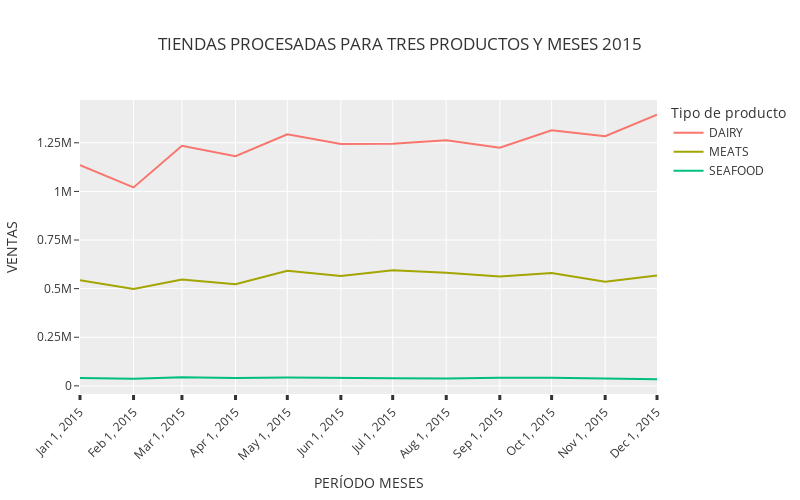

Write notebook code for a chart like this one.
### Code cell
import pandas as pd
import matplotlib.pyplot as plt
import numpy as np


df = pd.read_csv("../../../data/tiendas_procesado.csv", index_col="fecha")
df

plt.style.use("ggplot")
ax = df.plot.line(
    figsize=(10, 5), title="Tiendas Procesadas por 3 tipos de producto y meses 2015"
)

ticks_positions = np.arange(0, len(df))

ax.set_xticks(ticks_positions)
ax.set_xticklabels(df.index.values, rotation=45)

ax.set_xlabel("Período", loc="left")

ax.set_ylabel("Ventas (en millones de dólares)", loc="bottom")

import seaborn as sns

plt.figure(figsize=(10, 5))

plt.title("Tiendas Procesadas por tipos de producto y meses 2015")
plt.xlabel("Período")
plt.ylabel("Ventas (en millones de dólares)")

""" fig, pltax = plt.subplots()
print(pltax) """

sns.set_style("ticks")
sns.set_theme("paper")


bx = sns.lineplot(data=df)
bx.set(
    xlabel="Período meses",
    ylabel="Ventas productos (en millones de dólares)",
    title="Tiendas Procesadas para tres productos y meses 2015",
)

import plotly.express as px

fig = px.line(
    df,
    width=800,
    height=500,
    template="ggplot2",
    title="Tiendas Procesadas para tres productos y meses 2015",
    labels={
        "fecha": "Período meses",
        "value": "Ventas productos (en millones de $)",
        "variable": "Tipo de producto",
    },
)

fig.update_xaxes(tickangle=-45, tickvals=df.index.values, tickwidth=3, tickmode="array")

fig.update_yaxes(nticks=5, dtick=250000)

fig.update_layout(
    xaxis_title="PERÍODO MESES",
    yaxis_title="VENTAS",
    title="TIENDAS PROCESADAS PARA TRES PRODUCTOS Y MESES 2015",
    xaxis_tickangle=-45,
)

fig.show()

### Figure 1 — Plotly figure (JSON) as saved in the notebook; plotly's stock layout.template omitted (floating-point values rounded to 4 significant figures)
{"data": [{"hovertemplate": "Tipo de producto=DAIRY<br>Período meses=%{x}<br>Ventas productos (en millones de $)=%{y}<extra></extra>", "legendgroup": "DAIRY", "line": {"color": "#F8766D", "dash": "solid"}, "marker": {"symbol": "circle"}, "mode": "lines", "name": "DAIRY", "orientation": "v", "showlegend": true, "x": ["2015-01", "2015-02", "2015-03", "2015-04", "2015-05", "2015-06", "2015-07", "2015-08", "2015-09", "2015-10", "2015-11", "2015-12"], "xaxis": "x", "y": [1134521, 1020747, 1234851, 1181180, 1293308, 1243588, 1244815, 1263428, 1224619, 1314827, 1283672, 1394582], "yaxis": "y", "type": "scatter"}, {"hovertemplate": "Tipo de producto=MEATS<br>Período meses=%{x}<br>Ventas productos (en millones de $)=%{y}<extra></extra>", "legendgroup": "MEATS", "line": {"color": "#A3A500", "dash": "solid"}, "marker": {"symbol": "circle"}, "mode": "lines", "name": "MEATS", "orientation": "v", "showlegend": true, "x": ["2015-01", "2015-02", "2015-03", "2015-04", "2015-05", "2015-06", "2015-07", "2015-08", "2015-09", "2015-10", "2015-11", "2015-12"], "xaxis": "x", "y": [543100.0, 498700.0, 546500.0, 522300.0, 591700.0, 565000.0, 594900.0, 581200.0, 562700.0, 580800.0, 535900.0, 567400.0], "yaxis": "y", "type": "scatter"}, {"hovertemplate": "Tipo de producto=SEAFOOD<br>Período meses=%{x}<br>Ventas productos (en millones de $)=%{y}<extra></extra>", "legendgroup": "SEAFOOD", "line": {"color": "#00BF7D", "dash": "solid"}, "marker": {"symbol": "circle"}, "mode": "lines", "name": "SEAFOOD", "orientation": "v", "showlegend": true, "x": ["2015-01", "2015-02", "2015-03", "2015-04", "2015-05", "2015-06", "2015-07", "2015-08", "2015-09", "2015-10", "2015-11", "2015-12"], "xaxis": "x", "y": [40470.0, 36070.0, 43810.0, 39980.0, 42510.0, 38780.0, 38540.0, 37770.0, 41910.0, 41420.0, 38820.0, 33730.0], "yaxis": "y", "type": "scatter"}], "layout": {"xaxis": {"anchor": "y", "domain": [0, 1], "title": {"text": "PERÍODO MESES"}, "tickangle": -45, "tickvals": ["2015-01", "2015-02", "2015-03", "2015-04", "2015-05", "2015-06", "2015-07", "2015-08", "2015-09", "2015-10", "2015-11", "2015-12"], "tickwidth": 3, "tickmode": "array"}, "yaxis": {"anchor": "x", "domain": [0, 1], "title": {"text": "VENTAS"}, "nticks": 5, "dtick": 250000}, "legend": {"title": {"text": "Tipo de producto"}, "tracegroupgap": 0}, "title": {"text": "TIENDAS PROCESADAS PARA TRES PRODUCTOS Y MESES 2015"}, "height": 500, "width": 800}}
